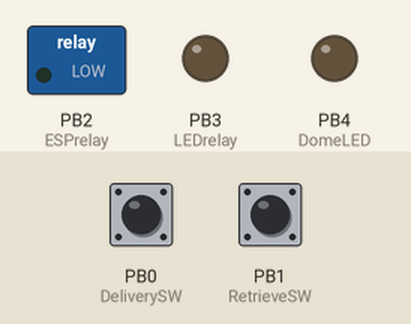
Bench run of a sketch on a simulated ATtiny85, built with avr-gcc and run on an emulated ATtiny85. On the bench: switched loads named in the sketch (green lamp = pin HIGH), output pins drawn as LEDs (lit = HIGH). The test bench sets the inputs (shaded band); at power-on: PB1 (RetrieveSW) HIGH, PB0 (DeliverySW) HIGH. Sleep ends after the set time or at an interrupt.

Above: at 6.2 s.
6.3 s: PB1 (RetrieveSW) pulled LOW for 1 s
At 7.1 s:
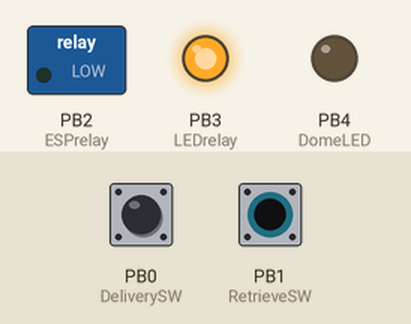
At 8.5 s:
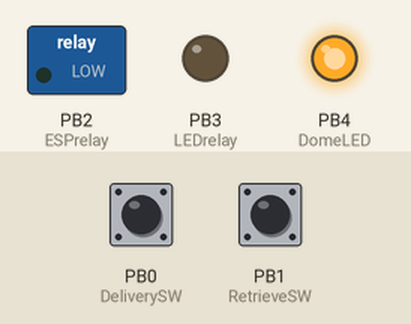
8.8 s: PB1 (RetrieveSW) pulled LOW for 3.2 s
At 12.4 s:
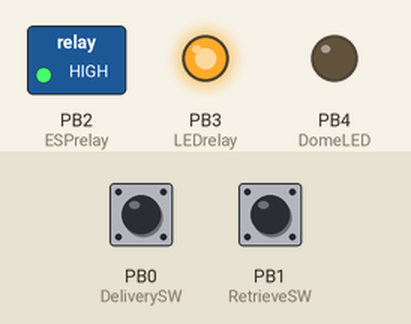
Timing chart, 0 to 14.0 s (numbered marks = the images above; inputs shaded):
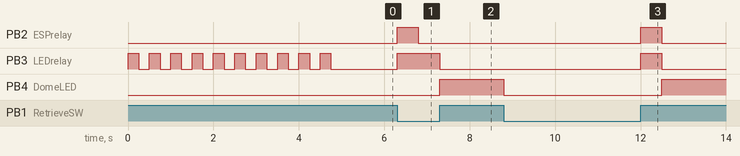

Measured:
- after the input at 6.3 s, PB2 (ESPrelay): LOW → HIGH at once, → LOW 0.50 s later; PB3 (LEDrelay): LOW → HIGH at once, → LOW 1.0 s later; PB4 (DomeLED): LOW → HIGH after 1.0 s
- after the input at 8.8 s, PB2 (ESPrelay), PB3 (LEDrelay): LOW → HIGH after 3.2 s, → LOW 0.50 s later; PB4 (DomeLED): HIGH → LOW at once, → HIGH 3.7 s later

The sketch:

ATtinySketchSanitized.ino
```cpp
/*
This is the code for the ATtiny85 portion of my v2.0 mailbox delivery notification system.

The ATtiny85 was incorporated into the system to control the notification LEDs on the mailbox and to reset (i.e. wake up) the ESP8266 so it would run its email delivery routine.

The ESP8266 is capable of all the functions the ATtiny85 is preforming except that you cannot set a PIN state to HIGH and have it remain HIGH while the ESP8266 is in deepSleep. This is
untenable because I want to turn on the mailbox notification LEDs and then put the MCU back to sleep to save power.

Also, the ESP8266 can only be woken up from deepSleep by a watchdog timer (not usable for this purpose) or by reseting the MCU. When in deepSleep there are no external interrupts that can
be used to wake the MCU, like on the Arduino class of MCUs.

So, I used the ATtiny85 to monitor the delivery/retrieval status, control the notification LEDs, and to reset the ESP8266 when required. The ESP8266 is relegated to the task of reading the
sensors (battery level, temperature, date/time) and sending the delivery notification email.

The entire setup, including solar charge controller, uses only 0.4mA when sleeping. At its most active (WiFi is in use) the system peaks at 126mA, but this is very brief. When the system is
sleeping, but the notification LEDs are on, usage is 48.7mA.

In my setup I have the space for, and am using a 4400mAh LiPo battery which is recharged via solar. Even at its peek usage (126mA), the system would run on this cell for +/-24 hours. I
actually didn't have to be so fussy with minimizing power usage but it was a fun and informative exercise.

The sleep code was lifted from Nick Gammon - https://www.gammon.com.au/power
*/

// Libraries
#include <avr/sleep.h>
#include <avr/power.h>

// PIN Names
const int DeliverySW = 0;
const int RetrieveSW = 1;
const int ESPrelay = 2;
const int LEDrelay = 3;
const int DomeLED = 4;

bool Delivery = false;

void setup() {
  pinMode(DeliverySW, INPUT);
  pinMode(RetrieveSW, INPUT);
  pinMode(LEDrelay, OUTPUT);
  pinMode(ESPrelay, OUTPUT);
  pinMode(DomeLED, OUTPUT);

  digitalWrite(DeliverySW, HIGH); // Enable the internal pull-up.
  digitalWrite(RetrieveSW, HIGH); // Enable the internal pull-up.

  PCMSK  |= bit (PCINT0);  // Enable D0, PIN0 for interrupt.
  PCMSK  |= bit (PCINT1);  // Enable D1, PIN1 for interrupt.
  GIFR   |= bit (PCIF);    // Clear existing interrupts.
  GIMSK  |= bit (PCIE);    // Enable PIN change interrupts.

  // Flash the notification LEDs so we know we're booting ok.
  for (int t = 0; t < 20; t = t + 1) {
    if (t % 2 == 0) {
      digitalWrite(LEDrelay, HIGH);
    }
    else {
      digitalWrite(LEDrelay, LOW);
    }
    delay(250);
  }
}

void loop() {
  F_Sleep();
}


void F_Sleep() {
  set_sleep_mode(SLEEP_MODE_PWR_DOWN);
  ADCSRA = 0;            // Turn off the ADC, we don't need it when sleeping.
  power_all_disable ();  // Turn off the ADC, timer 0 and 1, and serial interface.

  sleep_enable();

  sleep_cpu(); // Sleep.

  sleep_disable(); // We resume from here when woken up.

  power_all_enable(); // Turn the the ADC, timer 0 and 1, and serial interface back on.

  F_Process();
}

void F_Process() {
  if (digitalRead(DeliverySW) == HIGH && Delivery == false) { // Only run if mail has not been delivered yet. Otherwise, go back to sleep.
    digitalWrite(LEDrelay, HIGH); // Turn on the external notification LEDs.
    digitalWrite(ESPrelay, HIGH); // Reset the ESP8266 so it'll send the notification email.
    delay(500);
    digitalWrite(ESPrelay, LOW); // Reset the ESP8266.

    Delivery = true; // Set this so we know the mail has been delivered and don't run the delivery sequence again before the retrieve door is opened.
  }

  if (digitalRead(RetrieveSW) == HIGH && Delivery == true) { // Only run if mail has been delivered yet. Otherwise, go back to sleep.
    digitalWrite(LEDrelay, LOW); // Turn OFF the external notification LEDs.
    // Turn ON the dome LED on until the retrieve door is closed so we can see inside the mailbox if it's dark outside.
    while (digitalRead(RetrieveSW) == HIGH) {
      digitalWrite(DomeLED, HIGH);
    }

    digitalWrite(DomeLED, LOW); // Turn the dome LED off.

    Delivery = false; // Set this back to false so we get notified when mail is delivered again.
  }
}

ISR (PCINT0_vect) {
  // Noting to see here.
}

ISR (PCINT1_vect) {
  // Noting to see here.
}
```
